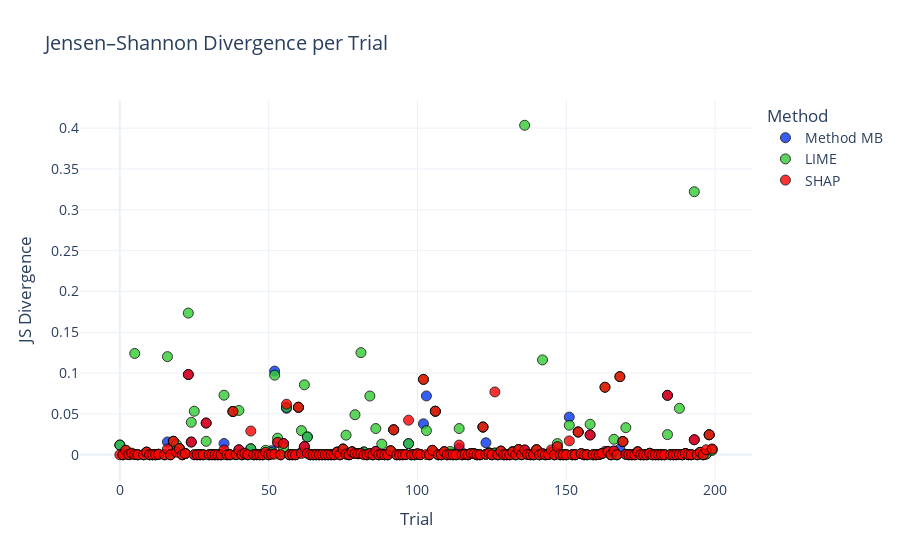

Notebook code for this chart:
### Code cell
datasets = ['nursery']

for name in datasets:
    
    data = json.load(open(f"./data/results/{name}.json"))
    global_stats(data)
    div_plot(data)

### Figure 1 — Plotly figure (JSON) as saved in the notebook; plotly's stock layout.template omitted (floating-point values rounded to 4 significant figures; data arrays with more than 128 entries replaced by an {"elided": "..."} marker saying what was removed)
{"data": [{"hovertemplate": "Method=Method MB<br>Trial=%{x}<br>JS Divergence=%{y}<extra></extra>", "legendgroup": "Method MB", "marker": {"color": "#0437F2", "line": {"color": "black", "width": 1}, "opacity": 0.8, "size": 10, "symbol": "circle"}, "mode": "markers", "name": "Method MB", "orientation": "v", "showlegend": true, "type": "scatter", "x": {"elided": "200 int values"}, "xaxis": "x", "y": {"elided": "200 float values"}, "yaxis": "y"}, {"hovertemplate": "Method=LIME<br>Trial=%{x}<br>JS Divergence=%{y}<extra></extra>", "legendgroup": "LIME", "marker": {"color": "#32CD32", "line": {"color": "black", "width": 1}, "opacity": 0.8, "size": 10, "symbol": "circle"}, "mode": "markers", "name": "LIME", "orientation": "v", "showlegend": true, "type": "scatter", "x": {"elided": "200 int values"}, "xaxis": "x", "y": {"elided": "200 float values"}, "yaxis": "y"}, {"hovertemplate": "Method=SHAP<br>Trial=%{x}<br>JS Divergence=%{y}<extra></extra>", "legendgroup": "SHAP", "marker": {"color": "#FF0000", "line": {"color": "black", "width": 1}, "opacity": 0.8, "size": 10, "symbol": "circle"}, "mode": "markers", "name": "SHAP", "orientation": "v", "showlegend": true, "type": "scatter", "x": {"elided": "200 int values"}, "xaxis": "x", "y": {"elided": "200 float values"}, "yaxis": "y"}], "layout": {"font": {"size": 14}, "legend": {"title": {"text": "Method"}, "tracegroupgap": 0}, "title": {"text": "Jensen–Shannon Divergence per Trial"}, "xaxis": {"anchor": "y", "domain": [0, 1], "title": {"text": "Trial"}}, "yaxis": {"anchor": "x", "domain": [0, 1], "title": {"text": "JS Divergence"}}}}
